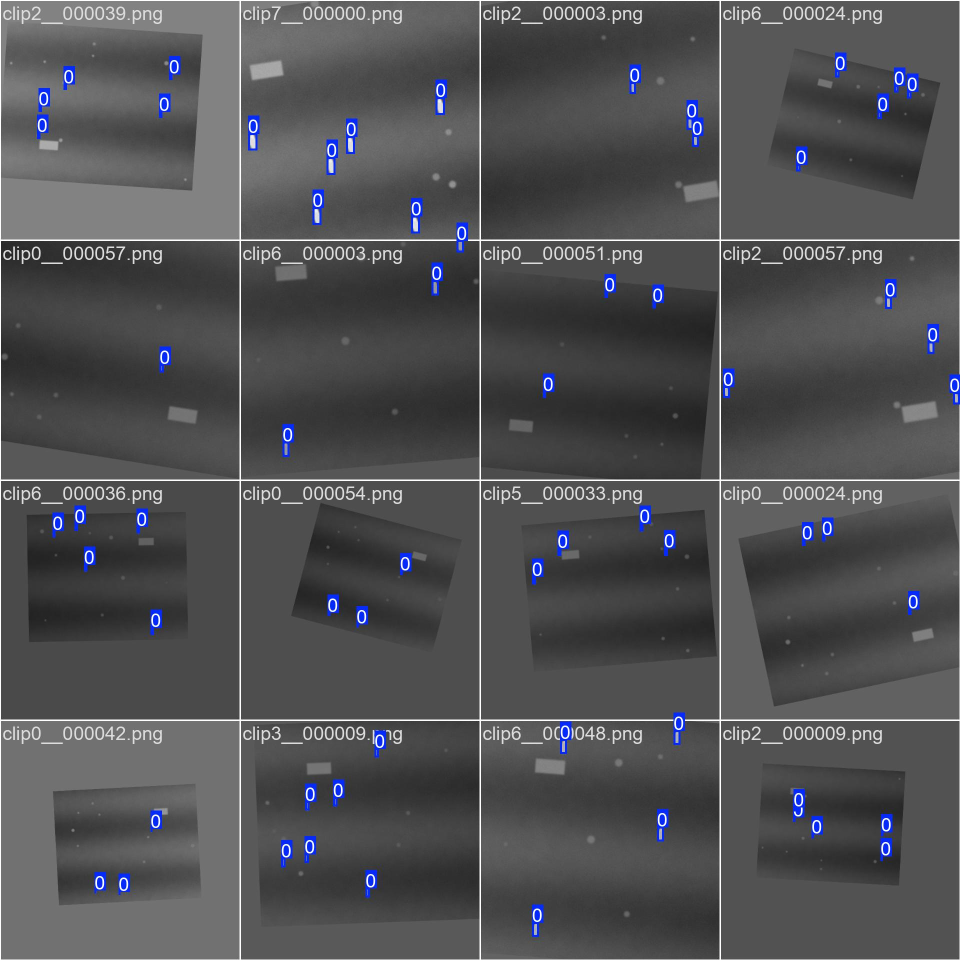
#> input picture runs/_smoke/train_batch0.jpg, 1920 x 1920 px (shown at 1/2 size); its folder holds only this picture in this run
$ python -i thermal_utils.py   (imports and definitions only)
#> lines starting #> are read from the running program, lines starting #| are printed output that depends on the picture; after the words box and inside, x2 and y2 are one past the last pixel; in counts of white or black regions, pixels touching at a corner belong together
#> further down, picture is the input picture: shape (1920, 1920, 3); mean B, G, R 83.7, 81, 80.5
"""Thermal image helpers shared by every script: preprocessing, label I/O,
box maths and the training-free hotspot detector."""
from __future__ import annotations

from pathlib import Path

import cv2
import numpy as np

import config

IMG_EXTS = {".png", ".jpg", ".jpeg", ".bmp", ".tif", ".tiff"}


# ---- preprocessing -------------------------------------------------------------

def to_gray8(frame: np.ndarray) -> np.ndarray:
    """Any camera frame (8/16-bit, 1 or 3 channel) -> single-channel uint8."""
    if frame.ndim == 3:
        if frame.shape[2] == 4:
            frame = cv2.cvtColor(frame, cv2.COLOR_BGRA2BGR)
        frame = cv2.cvtColor(frame, cv2.COLOR_BGR2GRAY)
    if frame.dtype != np.uint8:
        # Radiometric 16-bit: stretch the 1st-99th percentile to 0-255 so a
        # single hot exhaust pipe does not crush everything else to black.
        lo, hi = np.percentile(frame, (1, 99))
        frame = np.clip((frame.astype(np.float32) - lo) * (255.0 / max(hi - lo, 1.0)), 0, 255)
        frame = frame.astype(np.uint8)
    return frame


_clahe = None


# [16 lines left out: function preprocess, not called in this run]


# ---- files and labels --------------------------------------------------------

def list_images(folder: Path) -> list[Path]:
    folder = Path(folder)
    return sorted(p for p in folder.rglob("*") if p.suffix.lower() in IMG_EXTS)


def label_path_for(image: Path, labels_dir: Path) -> Path:
    return Path(labels_dir) / (Path(image).stem + ".txt")


# [28 lines left out: functions read_yolo_labels, write_yolo_labels, not called in this run]


def group_of(stem: str) -> str:
    """'flight03__000120' -> 'flight03' (the clip a frame came from)."""
    return stem.split(config.GROUP_SEP)[0] if config.GROUP_SEP in stem else stem


# [36 lines left out: functions trained_imgsz, iou_matrix, nms, not called in this run]


# ---- training-free hotspot detector ----------------------------------------------

class HotspotDetector:
    """Finds warm, person-sized blobs. No training needed; used as a fallback,
    as a sanity check and to find frames the YOLO model may be missing.

    White top-hat keeps only blobs that are warmer than their surroundings
    and smaller than `person_px`, so sun-warmed ground and large hot surfaces
    are suppressed.
    """

    def __init__(self, person_px: int = 40, min_area: int = 12, max_area: int = 5000,
                 thresh: int = 0, max_aspect: float = 4.0):
        self.person_px = person_px      # rough person height in pixels at your altitude
        self.min_area = min_area
        self.max_area = max_area
        self.thresh = thresh            # 0 = Otsu (automatic)
        self.max_aspect = max_aspect
        k = max(3, int(person_px * 1.5) | 1)
        self.kernel = cv2.getStructuringElement(cv2.MORPH_ELLIPSE, (k, k))

    def __call__(self, frame: np.ndarray) -> tuple[np.ndarray, np.ndarray]:
        """-> (boxes xyxy float32 (N,4), scores (N,))"""
        gray = to_gray8(frame)
        gray = cv2.GaussianBlur(gray, (3, 3), 0)
        tophat = cv2.morphologyEx(gray, cv2.MORPH_TOPHAT, self.kernel)
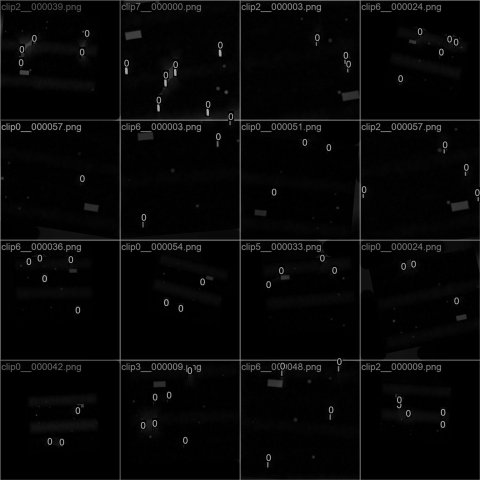
#> tophat: shape (1920, 1920) (shown at 1/4 size); min 0, max 215, mean 6.7
        if self.thresh > 0:
            _, mask = cv2.threshold(tophat, self.thresh, 255, cv2.THRESH_BINARY)
        else:
            t, mask = cv2.threshold(tophat, 0, 255, cv2.THRESH_BINARY + cv2.THRESH_OTSU)
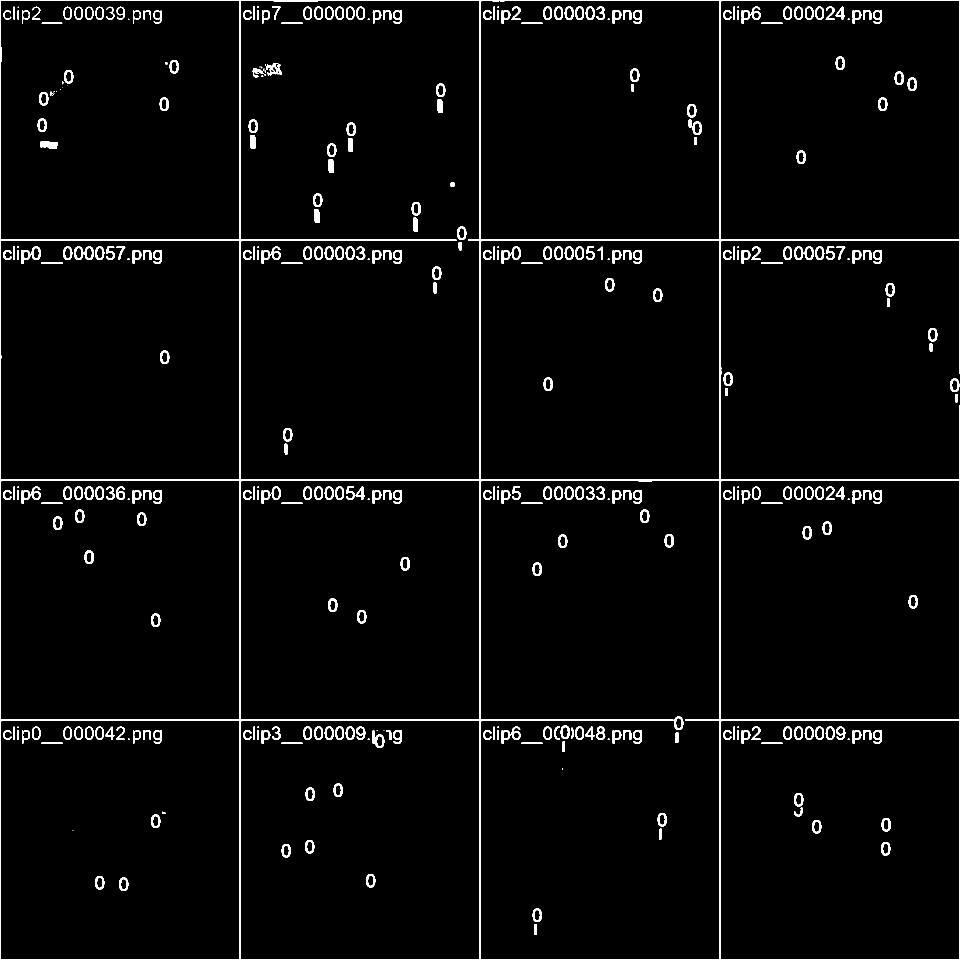
#> mask: shape (1920, 1920) (shown at 1/2 size); 3% white; 382 white regions (51 under 20 px), largest, box (x1, y1, x2, y2) and area: (0, 0, 1920, 1920) 46321, (81, 282, 115, 298) 426, (532, 126, 564, 152) 357
#> t = 64
            if t < 15:  # flat scene: Otsu would just threshold noise
                _, mask = cv2.threshold(tophat, 15, 255, cv2.THRESH_BINARY)
        mask = cv2.morphologyEx(mask, cv2.MORPH_OPEN, np.ones((2, 2), np.uint8))
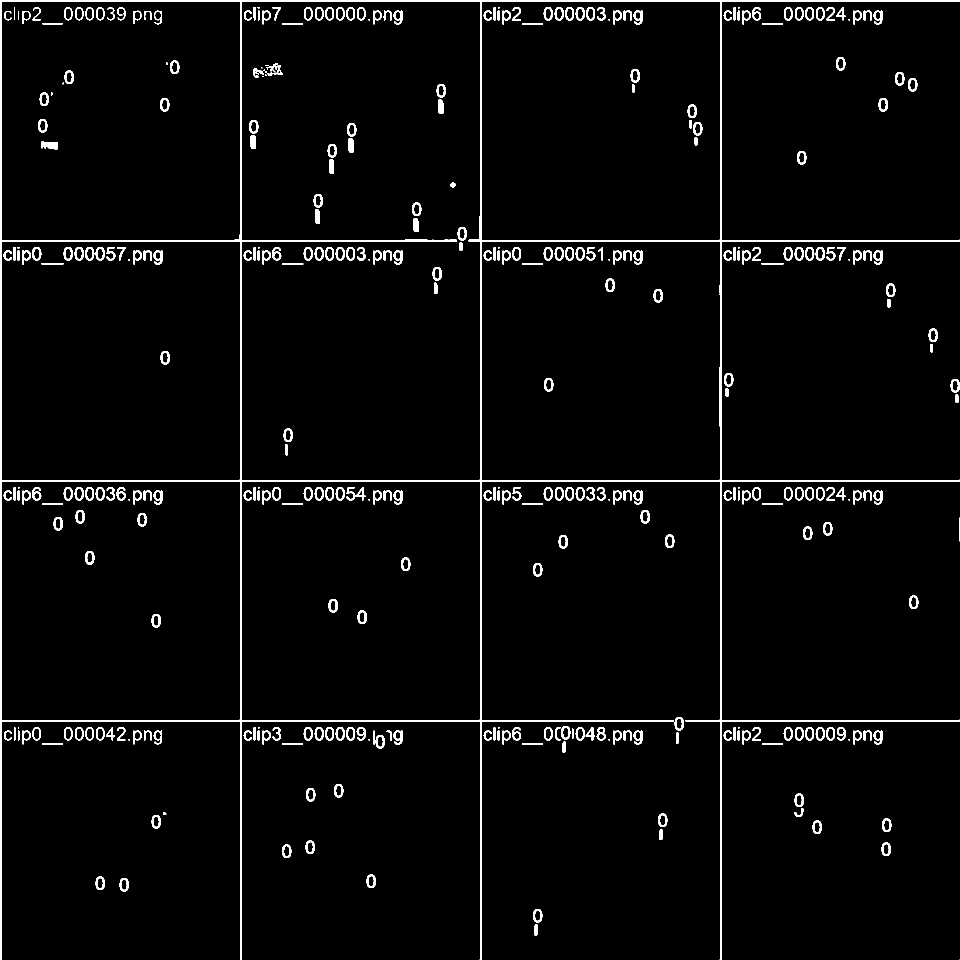
#> mask: shape (1920, 1920) (shown at 1/2 size); 3% white; 372 white regions (40 under 20 px), largest, box (x1, y1, x2, y2) and area: (0, 0, 1920, 1920) 46332, (82, 283, 116, 299) 425, (876, 199, 887, 227) 288
        n, _, stats, _ = cv2.connectedComponentsWithStats(mask, connectivity=8)
#> n = 373; stats = 373 rows, first 6: [3, 3, 1917, 1917, 3575749], [0, 0, 1920, 1920, 46332], [28, 14, 2, 26, 52], [65, 14, 17, 27, 144], [128, 14, 17, 27, 169], [150, 14, 17, 27, 170]
        boxes, scores = [], []
        for i in range(1, n):
            x, y, w, h, area = stats[i]
            if not (self.min_area <= area <= self.max_area):
                continue
            if max(w, h) / max(1, min(w, h)) > self.max_aspect:
                continue
            contrast = float(tophat[y:y + h, x:x + w].max())
            boxes.append([x, y, x + w, y + h])
            scores.append(min(1.0, contrast / 80.0))
#> this loop made 372 passes
#> (x, y, w, h, area, contrast) on passes 3 to 5: (65, 14, 17, 27, 144, 95), (128, 14, 17, 27, 169, 95), (150, 14, 17, 27, 170, 95)
#> after the loop, boxes = 283 items, first 6: [65, 14, 82, 41], [128, 14, 145, 41], [150, 14, 167, 41], [171, 14, 188, 41], [192, 14, 209, 41], [214, 14, 230, 41]; scores = 283 values, max 1 at index 0, min 0.812 at index 61, mean 0.997
        if not boxes:
            return np.zeros((0, 4), np.float32), np.zeros((0,), np.float32)
        return np.array(boxes, np.float32), np.array(scores, np.float32)

>>> import cv2
>>> picture = cv2.imread('runs/_smoke/train_batch0.jpg')
>>> result = HotspotDetector()(picture)

$ run again, on runs/_smoke/train_batch1.jpg
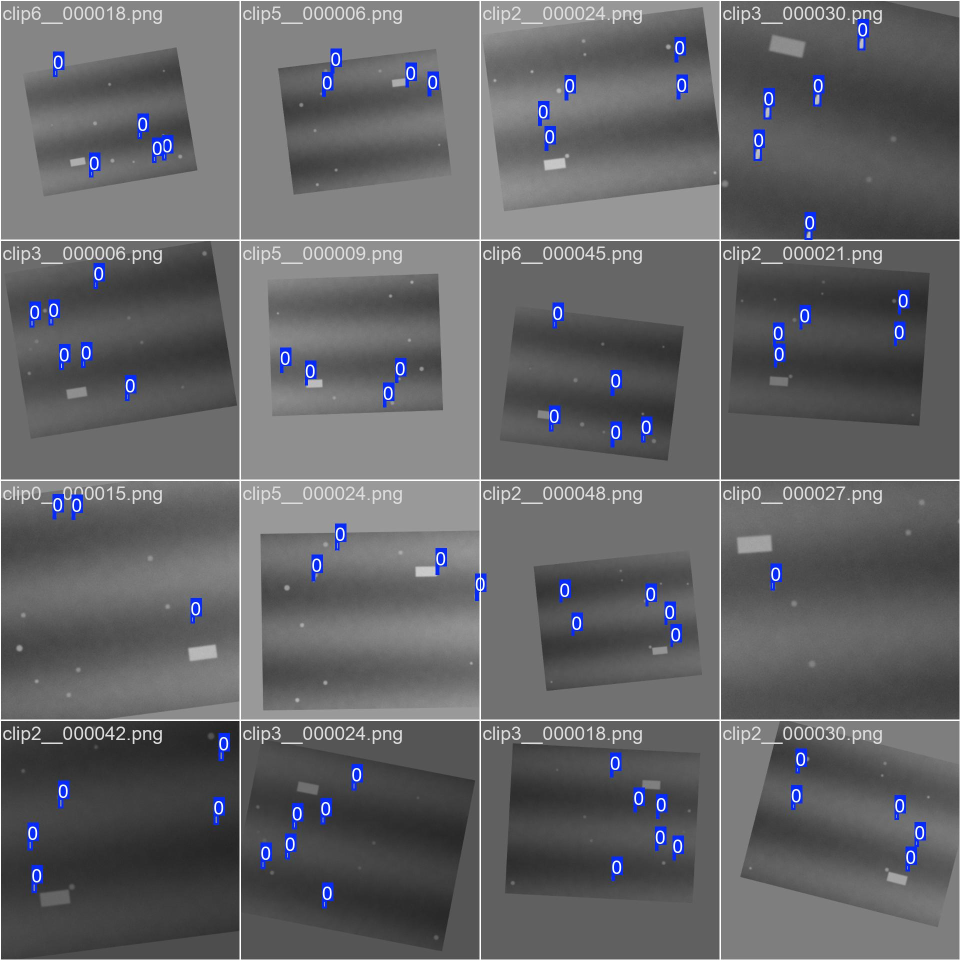
#> input picture runs/_smoke/train_batch1.jpg, 1920 x 1920 px (shown at 1/2 size)
#> picture is the input picture: shape (1920, 1920, 3); mean B, G, R 104.1, 101.1, 100.5
#> in __call__, `t, mask = cv2.threshold(tophat, 0, 255, cv2.THRESH_BINARY + cv2.THRESH..`:
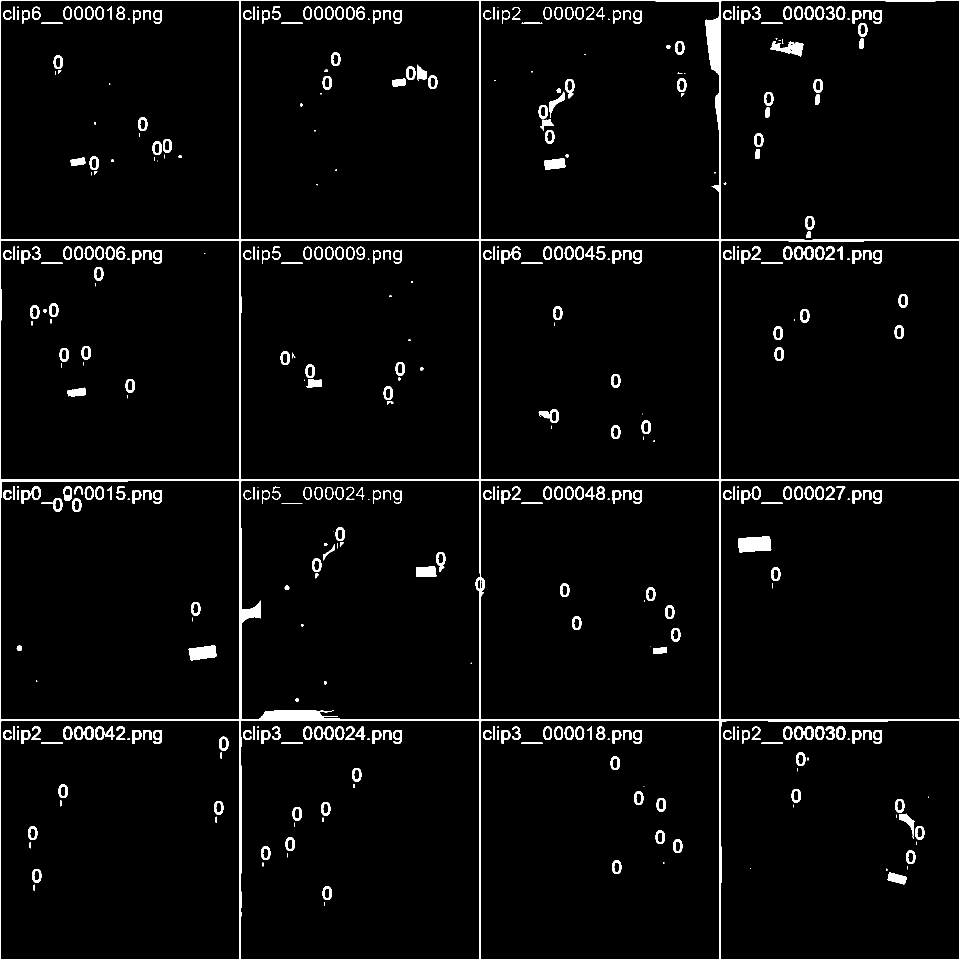
#> mask: shape (1920, 1920) (shown at 1/2 size); 3.6% white; 464 white regions (96 under 20 px), largest, box (x1, y1, x2, y2) and area: (0, 0, 1920, 1920) 55209, (1476, 1073, 1543, 1105) 1793, (377, 1290, 433, 1321) 1267
#> t = 53
#> in __call__, `mask = cv2.morphologyEx(mask, cv2.MORPH_OPEN, np.ones((2, 2), np.uint8))`:
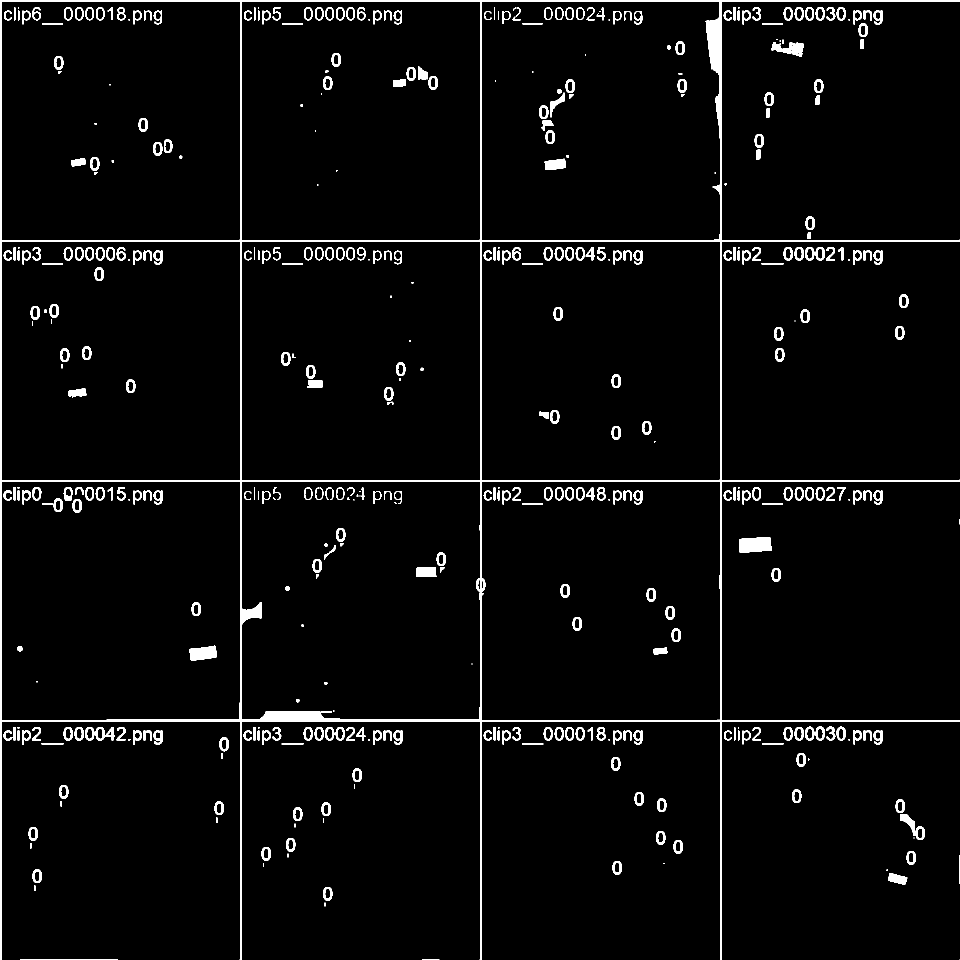
#> mask: shape (1920, 1920) (shown at 1/2 size); 3.5% white; 456 white regions (81 under 20 px), largest, box (x1, y1, x2, y2) and area: (0, 0, 1920, 1920) 54866, (1478, 1074, 1543, 1106) 1791, (378, 1291, 434, 1322) 1267
#> n = 457; stats = 457 rows, first 6: [3, 3, 1917, 1917, 3556083], [0, 0, 1920, 1920, 54866], [28, 14, 3, 27, 79], [36, 14, 2, 3, 6], [65, 14, 17, 27, 202], [128, 14, 17, 27, 184]
#> the loop in __call__, `for i in range(1, n):` made 456 passes
#> (x, y, w, h, area, contrast) on passes 4 to 6: (65, 14, 17, 27, 202, 92), (128, 14, 17, 27, 184, 92), (150, 14, 17, 27, 184, 92)
#> after the loop in __call__, `for i in range(1, n):`: boxes = 345 items, first 6: [65, 14, 82, 41], [128, 14, 145, 41], [150, 14, 167, 41], [171, 14, 188, 41], [192, 14, 209, 41], [215, 14, 225, 40]; scores = 345 values, max 1 at index 0, min 0.7 at index 92, mean 0.974
